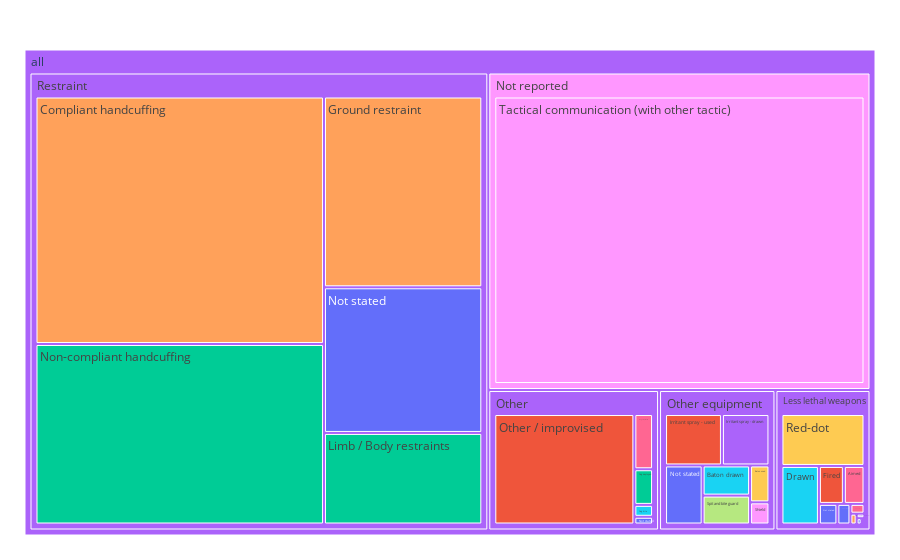

Notebook code for this chart:
### Code cell
Treemap_Tactic = px.treemap(Incidents_DataFrame, path=[px.Constant("all"), 'Type of force', 'Tactic'],
                 values='Total', color='Tactic')
Treemap_Tactic.update_layout(margin = dict(t=50, l=25, r=25, b=25))
Treemap_Tactic.show()

### Figure 1 — Plotly figure (JSON) as saved in the notebook; plotly's stock layout.template omitted (floating-point values rounded to 4 significant figures)
{"data": [{"branchvalues": "total", "customdata": [["Not stated"], ["Not stated"], ["Not stated"], ["Fired"], ["Non-compliant handcuffing"], ["Irritant spray - drawn"], ["Arced"], ["Baton drawn"], ["AEP aimed"], ["Spit and bite guard"], ["Shield"], ["Red-dot"], ["Drive-stun"], ["Irritant spray - used"], ["Limb / Body restraints"], ["Angle-drive stun"], ["Compliant handcuffing"], ["Dog bite"], ["Aimed"], ["AEP fired"], ["Tactical communication (with other tactic)"], ["Baton used"], ["Not stated"], ["AEP, of which"], ["Other / improvised"], ["Dog deployed"], ["(?)"], ["Ground restraint"], ["Drawn"], ["Dog use, of which"], ["Tactical communication (with other tactic)"], ["(?)"], ["(?)"], ["(?)"], ["(?)"]], "domain": {"x": [0, 1], "y": [0, 1]}, "hovertemplate": "labels=%{label}<br>Total=%{value}<br>parent=%{parent}<br>id=%{id}<br>Tactic=%{customdata[0]}<extra></extra>", "ids": ["all/Other equipment/Not stated", "all/Restraint/Not stated", "all/Other/Not stated", "all/Less lethal weapons/Fired", "all/Restraint/Non-compliant handcuffing", "all/Other equipment/Irritant spray - drawn", "all/Less lethal weapons/Arced", "all/Other equipment/Baton drawn", "all/Less lethal weapons/AEP aimed", "all/Other equipment/Spit and bite guard", "all/Other equipment/Shield", "all/Less lethal weapons/Red-dot", "all/Less lethal weapons/Drive-stun", "all/Other equipment/Irritant spray - used", "all/Restraint/Limb / Body restraints", "all/Less lethal weapons/Angle-drive stun", "all/Restraint/Compliant handcuffing", "all/Other/Dog bite", "all/Less lethal weapons/Aimed", "all/Less lethal weapons/AEP fired", "all/Not reported/Tactical communication (with other tactic)", "all/Other equipment/Baton used", "all/Less lethal weapons/Not stated", "all/Less lethal weapons/AEP, of which", "all/Other/Other / improvised", "all/Other/Dog deployed", "all/Less lethal weapons", "all/Restraint/Ground restraint", "all/Less lethal weapons/Drawn", "all/Other/Dog use, of which", "all/Not reported", "all/Other", "all/Other equipment", "all/Restraint", "all"], "labels": ["Not stated", "Not stated", "Not stated", "Fired", "Non-compliant handcuffing", "Irritant spray - drawn", "Arced", "Baton drawn", "AEP aimed", "Spit and bite guard", "Shield", "Red-dot", "Drive-stun", "Irritant spray - used", "Limb / Body restraints", "Angle-drive stun", "Compliant handcuffing", "Dog bite", "Aimed", "AEP fired", "Tactical communication (with other tactic)", "Baton used", "Not stated", "AEP, of which", "Other / improvised", "Dog deployed", "Less lethal weapons", "Ground restraint", "Drawn", "Dog use, of which", "Not reported", "Other", "Other equipment", "Restraint", "all"], "marker": {"colors": ["#636efa", "#636efa", "#636efa", "#EF553B", "#00cc96", "#ab63fa", "#FFA15A", "#19d3f3", "#FF6692", "#B6E880", "#FF97FF", "#FECB52", "#636efa", "#EF553B", "#00cc96", "#ab63fa", "#FFA15A", "#19d3f3", "#FF6692", "#B6E880", "#FF97FF", "#FECB52", "#636efa", "#636efa", "#EF553B", "#00cc96", "#ab63fa", "#FFA15A", "#19d3f3", "#FF6692", "#FF97FF", "#ab63fa", "#ab63fa", "#ab63fa", "#ab63fa"]}, "name": "", "parents": ["all/Other equipment", "all/Restraint", "all/Other", "all/Less lethal weapons", "all/Restraint", "all/Other equipment", "all/Less lethal weapons", "all/Other equipment", "all/Less lethal weapons", "all/Other equipment", "all/Other equipment", "all/Less lethal weapons", "all/Less lethal weapons", "all/Other equipment", "all/Restraint", "all/Less lethal weapons", "all/Restraint", "all/Other", "all/Less lethal weapons", "all/Less lethal weapons", "all/Not reported", "all/Other equipment", "all/Less lethal weapons", "all/Less lethal weapons", "all/Other", "all/Other", "all", "all/Restraint", "all/Less lethal weapons", "all/Other", "all", "all", "all", "all", ""], "type": "treemap", "values": [4276, 34432, 268, 1872, 77763, 4705, 133, 2756, 272, 2641, 827, 8530, 62, 5635, 21646, 70, 106615, 414, 1549, 36, 164922, 1377, 752, 532, 28760, 1238, 18148, 45106, 4340, 1920, 164922, 32600, 22217, 285562, 523449]}], "layout": {"legend": {"tracegroupgap": 0}, "margin": {"b": 25, "l": 25, "r": 25, "t": 50}}}
